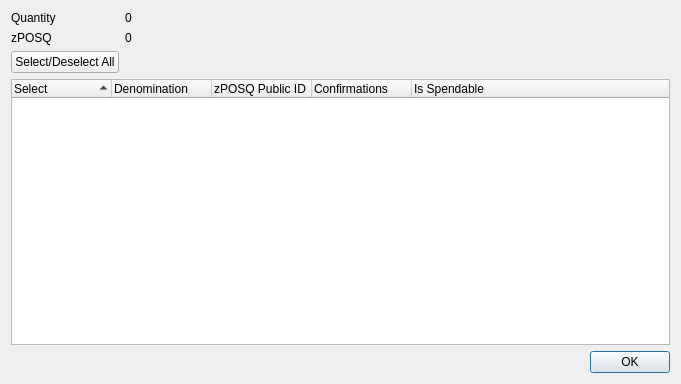
<?xml version="1.0" encoding="UTF-8"?>
<ui version="4.0">
 <class>ZPOSQControlDialog</class>
 <widget class="QDialog" name="ZPOSQControlDialog">
  <property name="geometry">
   <rect>
    <x>0</x>
    <y>0</y>
    <width>681</width>
    <height>384</height>
   </rect>
  </property>
  <property name="minimumSize">
   <size>
    <width>681</width>
    <height>384</height>
   </size>
  </property>
  <property name="windowTitle">
   <string>Select zPOSQ to Spend</string>
  </property>
  <layout class="QGridLayout" name="gridLayout">
   <item row="0" column="0">
    <layout class="QFormLayout" name="formLayout">
     <property name="sizeConstraint">
      <enum>QLayout::SetDefaultConstraint</enum>
     </property>
     <item row="0" column="0">
      <widget class="QLabel" name="labelQuantity">
       <property name="text">
        <string>Quantity</string>
       </property>
      </widget>
     </item>
     <item row="0" column="1">
      <widget class="QLabel" name="labelQuantity_int">
       <property name="text">
        <string>0</string>
       </property>
      </widget>
     </item>
     <item row="1" column="0">
      <widget class="QLabel" name="labelZPOSQ">
       <property name="text">
        <string>zPOSQ</string>
       </property>
      </widget>
     </item>
     <item row="1" column="1">
      <widget class="QLabel" name="labelZPOSQ_int">
       <property name="text">
        <string>0</string>
       </property>
      </widget>
     </item>
     <item row="2" column="0">
      <widget class="QPushButton" name="pushButtonAll">
       <property name="text">
        <string>Select/Deselect All</string>
       </property>
      </widget>
     </item>
    </layout>
   </item>
   <item row="1" column="0">
    <layout class="QVBoxLayout" name="verticalLayout">
     <item>
      <widget class="QTreeWidget" name="treeWidget">
       <property name="minimumSize">
        <size>
         <width>0</width>
         <height>250</height>
        </size>
       </property>
       <property name="alternatingRowColors">
        <bool>true</bool>
       </property>
       <property name="sortingEnabled">
        <bool>true</bool>
       </property>
       <property name="columnCount">
        <number>5</number>
       </property>
       <attribute name="headerDefaultSectionSize">
        <number>100</number>
       </attribute>
       <column>
        <property name="text">
         <string notr="true">Select</string>
        </property>
       </column>
       <column>
        <property name="text">
         <string notr="true">Denomination</string>
        </property>
       </column>
       <column>
        <property name="text">
         <string notr="true">zPOSQ Public ID</string>
        </property>
       </column>
       <column>
        <property name="text">
         <string notr="true">Confirmations</string>
        </property>
       </column>
       <column>
        <property name="text">
         <string>Is Spendable</string>
        </property>
       </column>
      </widget>
     </item>
     <item>
      <widget class="QDialogButtonBox" name="buttonBox">
       <property name="orientation">
        <enum>Qt::Horizontal</enum>
       </property>
       <property name="standardButtons">
        <set>QDialogButtonBox::Ok</set>
       </property>
      </widget>
     </item>
    </layout>
   </item>
  </layout>
 </widget>
 <resources/>
 <connections>
  <connection>
   <sender>buttonBox</sender>
   <signal>accepted()</signal>
   <receiver>ZPOSQControlDialog</receiver>
   <slot>accept()</slot>
   <hints>
    <hint type="sourcelabel">
     <x>248</x>
     <y>254</y>
    </hint>
    <hint type="destinationlabel">
     <x>157</x>
     <y>274</y>
    </hint>
   </hints>
  </connection>
  <connection>
   <sender>buttonBox</sender>
   <signal>rejected()</signal>
   <receiver>ZPOSQControlDialog</receiver>
   <slot>reject()</slot>
   <hints>
    <hint type="sourcelabel">
     <x>316</x>
     <y>260</y>
    </hint>
    <hint type="destinationlabel">
     <x>286</x>
     <y>274</y>
    </hint>
   </hints>
  </connection>
 </connections>
</ui>
